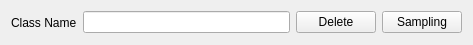
<?xml version="1.0" encoding="UTF-8"?>
<ui version="4.0">
 <class>ClassForm</class>
 <widget class="QWidget" name="ClassForm">
  <property name="geometry">
   <rect>
    <x>0</x>
    <y>0</y>
    <width>473</width>
    <height>45</height>
   </rect>
  </property>
  <property name="windowTitle">
   <string>Form</string>
  </property>
  <layout class="QHBoxLayout" name="horizontalLayout">
   <item>
    <widget class="QLabel" name="mLClassName">
     <property name="text">
      <string>Class Name</string>
     </property>
    </widget>
   </item>
   <item>
    <widget class="QLineEdit" name="mLEName"/>
   </item>
   <item>
    <widget class="QPushButton" name="mPBDelete">
     <property name="text">
      <string>Delete</string>
     </property>
    </widget>
   </item>
   <item>
    <widget class="QPushButton" name="mPBSampling">
     <property name="text">
      <string>Sampling</string>
     </property>
    </widget>
   </item>
  </layout>
 </widget>
 <resources/>
 <connections>
  <connection>
   <sender>mPBDelete</sender>
   <signal>clicked()</signal>
   <receiver>ClassForm</receiver>
   <slot>onDelete()</slot>
   <hints>
    <hint type="sourcelabel">
     <x>324</x>
     <y>23</y>
    </hint>
    <hint type="destinationlabel">
     <x>236</x>
     <y>22</y>
    </hint>
   </hints>
  </connection>
  <connection>
   <sender>mPBSampling</sender>
   <signal>clicked()</signal>
   <receiver>ClassForm</receiver>
   <slot>onSampling()</slot>
   <hints>
    <hint type="sourcelabel">
     <x>417</x>
     <y>23</y>
    </hint>
    <hint type="destinationlabel">
     <x>236</x>
     <y>22</y>
    </hint>
   </hints>
  </connection>
 </connections>
 <slots>
  <slot>onDelete()</slot>
  <slot>onSampling()</slot>
 </slots>
</ui>
